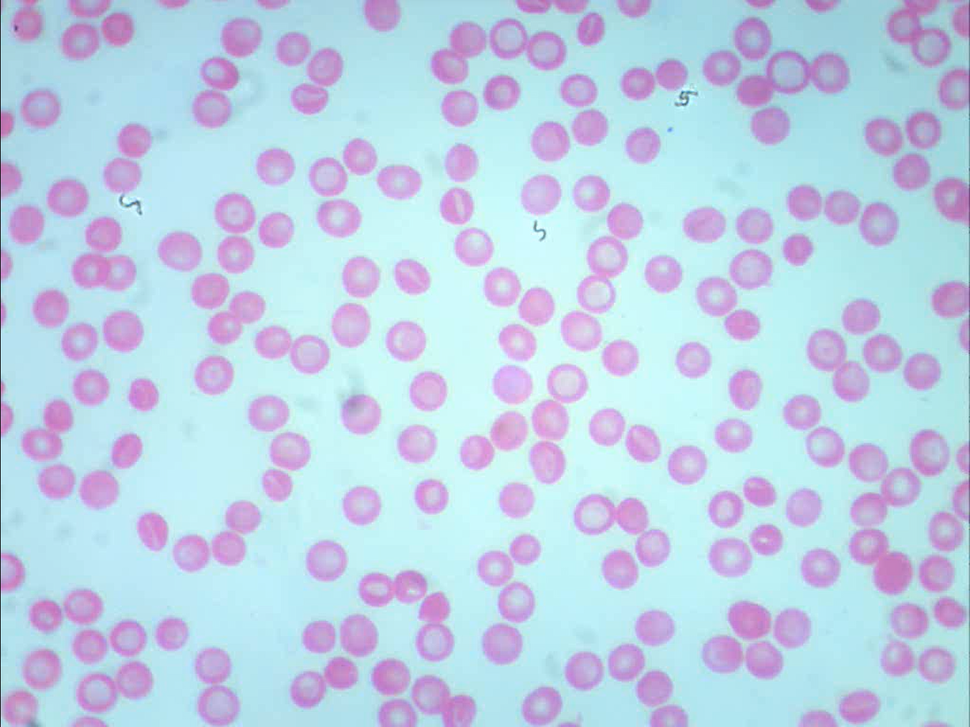
#> input picture Creating_bin_img/photo_01.png, 970 x 727 px, shrunk from 1441 x 1080 before the run, found by its file name
$ python create_bin_img_grey.py
#> lines starting #> are read from the running program, lines starting #| are printed output that depends on the picture; after the words box and inside, x2 and y2 are one past the last pixel; in counts of white or black regions, pixels touching at a corner belong together
import os
import cv2 as cv
import matplotlib.pyplot as plt
from matplotlib.widgets import Slider

# dir path of analyze photo
folder_path = r"C:\\Users\\Kasia\\OV_notebooks\\openvino_env\\Scripts\\openvino_notebooks\\notebooks\\000-erytrocyty\\data\\rav"
source_file = "photo_01.png"
img_path = os.path.join(folder_path, source_file)

# chceck if path exist
assert os.path.exists(img_path), "File could not be read, check with os.path.exists()"

# load image in color
img = cv.imread(img_path, cv.IMREAD_COLOR)
#> img is the input picture: shape (727, 970, 3); mean B, G, R 231.2, 209.9, 189.7

# chceck if loaded file exist
assert img is not None, "File could not be read, check if type of image is correct"

# devide image to color channels
b, g, r = cv.split(img)
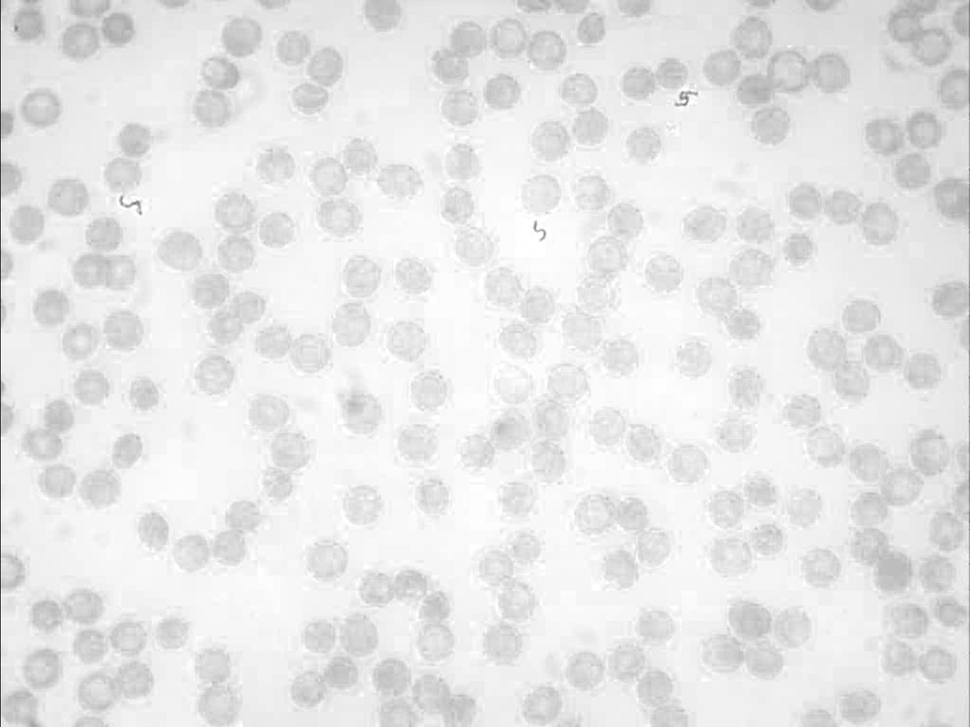
#> b: shape (727, 970); min 57, max 255, mean 231.2
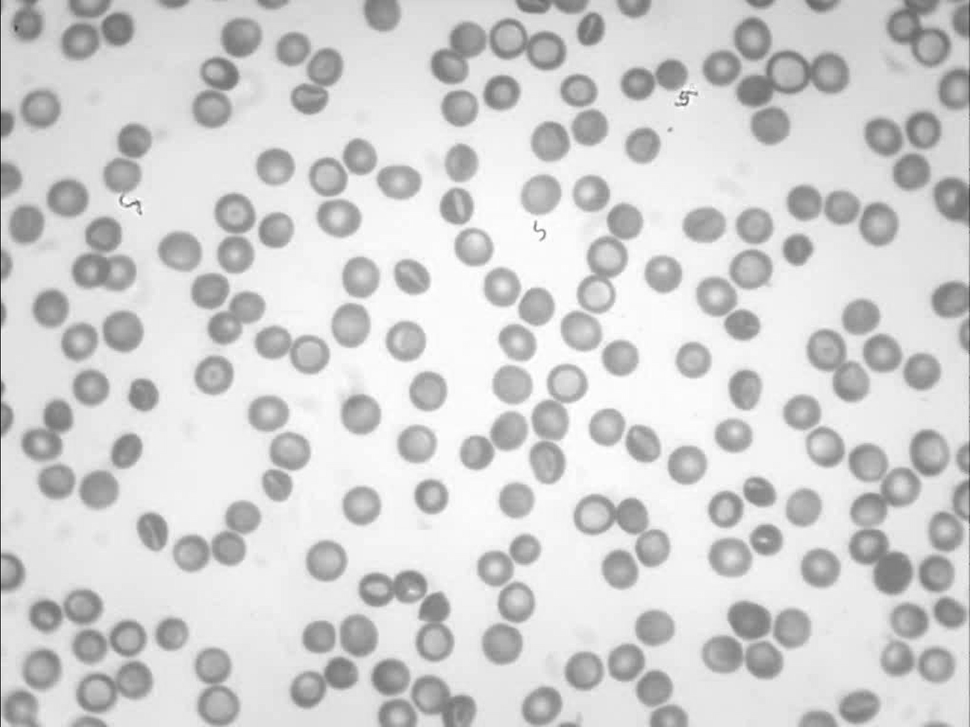
#> g: shape (727, 970); min 35, max 255, mean 209.9
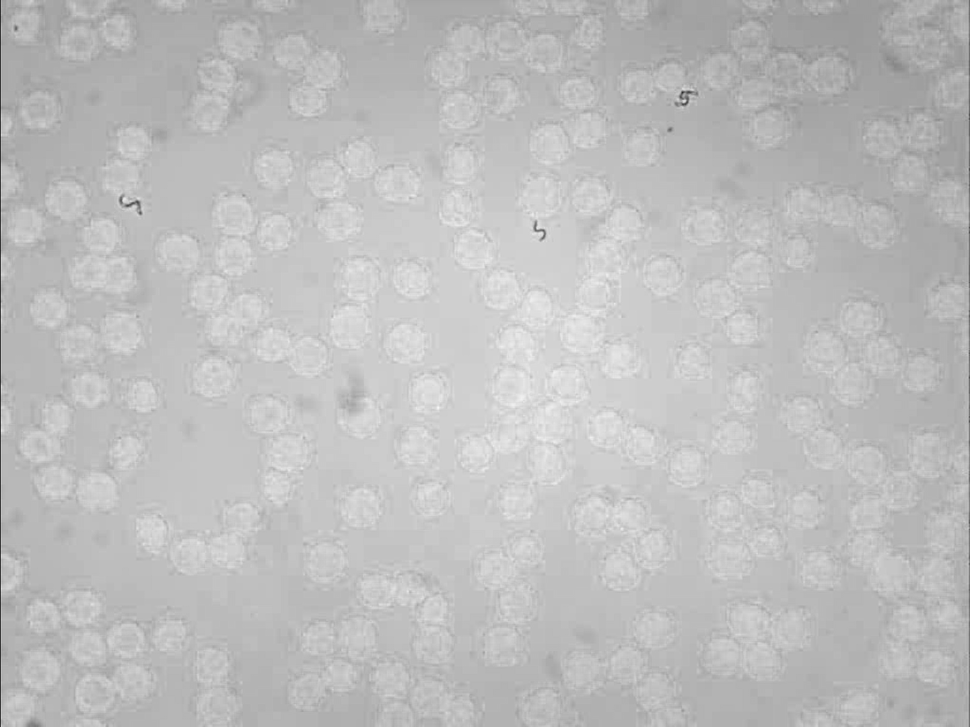
#> r: shape (727, 970); min 41, max 246, mean 189.7

# # set treshold range
# 195, 146, 208, 196, 170, 217 -> samples of color of an erythrocyte (RGB scale)
range_grey = [130, 200]

def invert_colors(image):
    return cv.bitwise_not(image)

# Module for update after changing treshold range by slider
def update(val):
    range_grey[0] = grey_slider_min.val
    range_grey[1] = grey_slider_max.val

    # devide input picture to objects that has information how color value
    # information is in a pixel
    _, thresh_r = cv.threshold(r, *range_grey, cv.THRESH_BINARY)
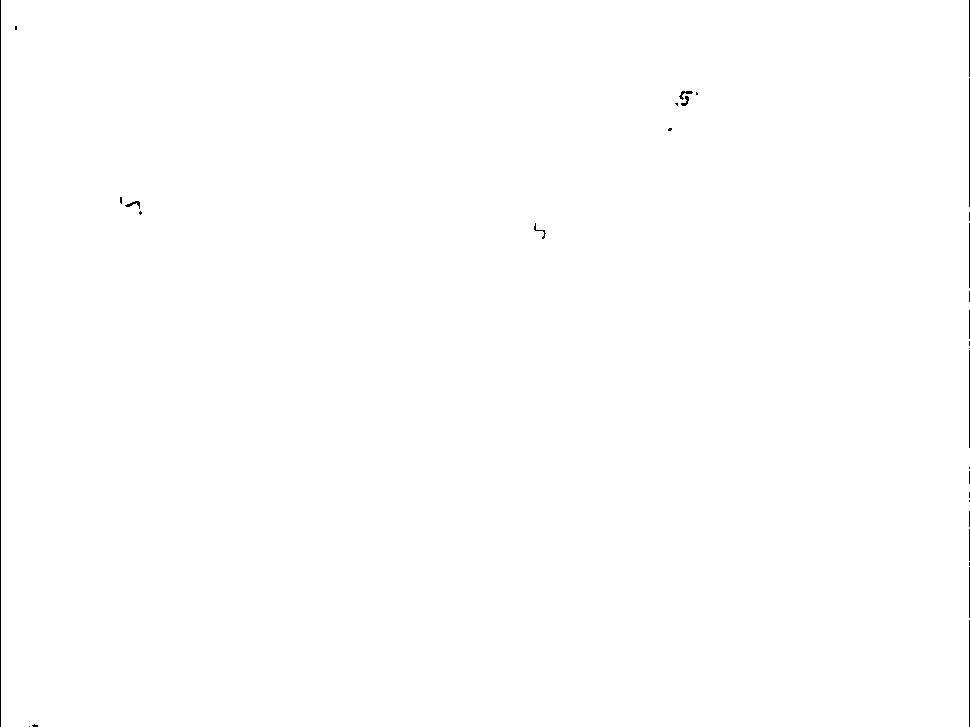
#> thresh_r: shape (727, 970); values 0 (black) and 200 (white), 99.8% white; black in thin lines or dots
    _, thresh_g = cv.threshold(g, *range_grey, cv.THRESH_BINARY)
#> thresh_g: shape (727, 970); values 0 (black) and 200 (white), 98.7% white; 212 black regions (157 under 20 px), largest, box (x1, y1, x2, y2) and area: (0, 0, 12, 727) 925, (890, 0, 936, 45) 683, (740, 78, 778, 104) 636
    _, thresh_b = cv.threshold(b, *range_grey, cv.THRESH_BINARY)
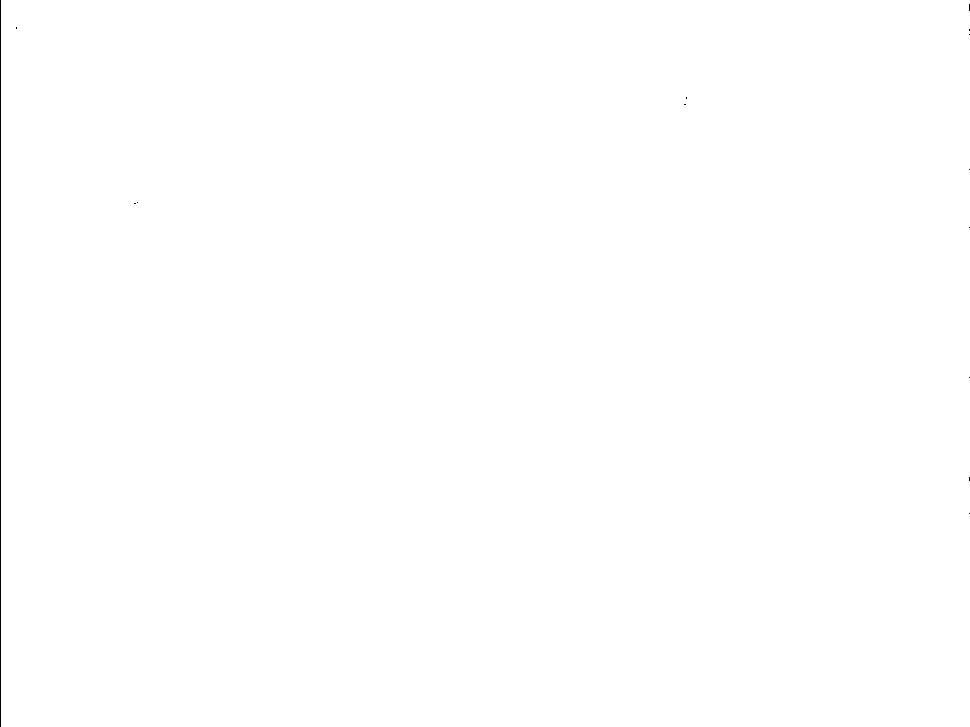
#> thresh_b: shape (727, 970); values 0 (black) and 200 (white), 99.9% white; black in thin lines or dots

    # Connect created binary images
    binary_image = cv.bitwise_and(thresh_r, cv.bitwise_and(thresh_g, thresh_b))
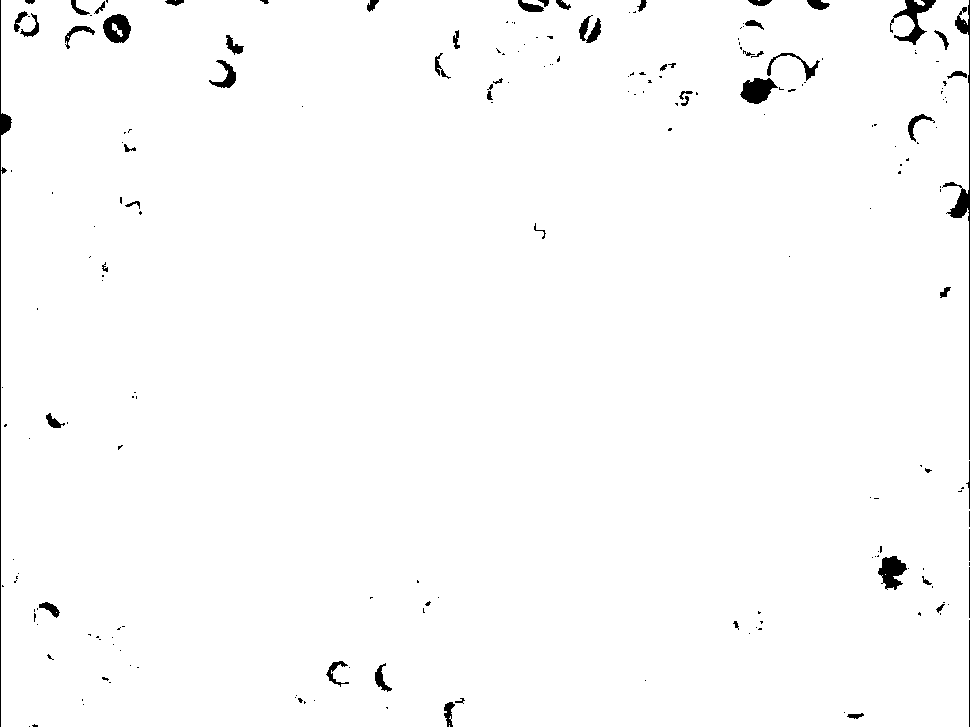
#> binary_image: shape (727, 970); values 0 (black) and 200 (white), 98.6% white; 209 black regions (151 under 20 px), largest, box (x1, y1, x2, y2) and area: (942, 0, 970, 460) 1085, (0, 0, 12, 727) 925, (890, 0, 936, 45) 683

    # Conversion to black-white picture
    binary_image[binary_image > 0] = 255

    # color inversion -> if black with white needs to be switch, uncomment
    # binary_image = invert_colors(binary_image)

    # create binary picture
    binary_image_gray = cv.cvtColor(binary_image, cv.COLOR_GRAY2BGR)
    ax.imshow(cv.cvtColor(binary_image_gray, cv.COLOR_BGR2RGB))
    fig.canvas.draw_idle()

# Creating array with interactive sliders
fig, ax = plt.subplots()
plt.subplots_adjust(bottom=0.3)

# settings for mininal grey slider
grey_slider_min_ax = plt.axes([0.2, 0.1, 0.65, 0.03], facecolor='lightgoldenrodyellow')
grey_slider_min = Slider(grey_slider_min_ax, 'grey Min', 0, 255, valinit=range_grey[0], valstep=1)

# settings for maximum grey slider
grey_slider_max_ax = plt.axes([0.2, 0.05, 0.65, 0.03], facecolor='lightgoldenrodyellow')
grey_slider_max = Slider(grey_slider_max_ax, 'grey Max', 0, 255, valinit=range_grey[1], valstep=1)

# first trigger of update function, to make picture with set range
update(None)

# Connect slider to update module
grey_slider_min.on_changed(update)
grey_slider_max.on_changed(update)

# print binary picture with settings
plt.xticks([]), plt.yticks([])
plt.show()
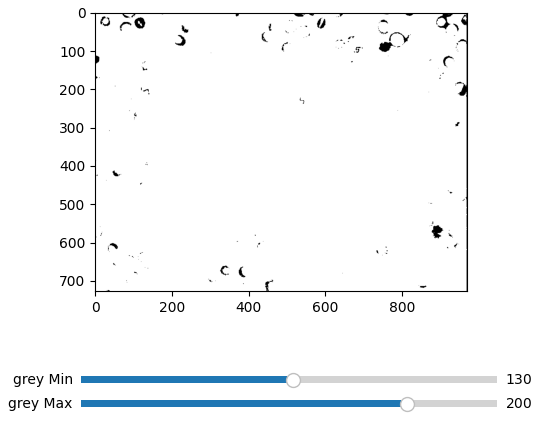
#> figure drawn by matplotlib, 3 panels

"""
old, not working version:
import os
import cv2 as cv
import matplotlib.pyplot as plt
from matplotlib.widgets import Slider

# dir path of analyze photo
folder_path = r"C:\\Users\\Kasia\\OV_notebooks\\openvino_env\\Scripts\\openvino_notebooks\\notebooks\\000-erytrocyty\\data\\rav"
# set treshold range
range_grey = [150, 255]

# name of analyze photo
source_file = "photo_06.png"
# path of analyze photo
img_path = os.path.join(folder_path, source_file)

# load image in color
img = cv.imread(img_path, cv.IMREAD_COLOR)

# chceck if loaded file exist
assert img is not None, "file could not be read, check with os.path.exists()"

# convert image to grey scale
gray_img = cv.cvtColor(img, cv.COLOR_BGR2GRAY)
ret, thresh1 = cv.threshold(img, *range_grey, cv.THRESH_BINARY)

def invert_colors(image):
    return cv.bitwise_not(image)

# Module for update after changing treshold range by slider
def update(val):
    range_grey[0] = grey_slider_min.val
    range_grey[1] = grey_slider_max.val

    # Konwersja na obraz czarno-biały -> niepotrzebne???!!!
    # gray_img[gray_img > 0] = 255

    # create binary picture
    ret, thresh1 = cv.threshold(img, *range_grey, cv.THRESH_BINARY)
    fig.canvas.draw_idle()

# Creating array with interactive sliders
fig, ax = plt.subplots()
plt.subplots_adjust(bottom=0.3)

# settings for mininal grey slider
grey_slider_min_ax = plt.axes([0.2, 0.1, 0.65, 0.03], facecolor='lightgoldenrodyellow')
grey_slider_min = Slider(grey_slider_min_ax, 'grey Min', 0, 255, valinit=range_grey[0], valstep=1)

# settings for mininal grey slider
grey_slider_max_ax = plt.axes([0.2, 0.05, 0.65, 0.03], facecolor='lightgoldenrodyellow')
grey_slider_max = Slider(grey_slider_max_ax, 'grey Max', 0, 255, valinit=range_grey[1], valstep=1)

# first trigger of update function, to make picture with set range
# update(None)

# Connect slider to update module
grey_slider_min.on_changed(update)
grey_slider_max.on_changed(update)

# print binary picture with settings
plt.imshow(thresh1, 'gray', vmin=0, vmax=255)
plt.xticks([]), plt.yticks([])
plt.show()"""
